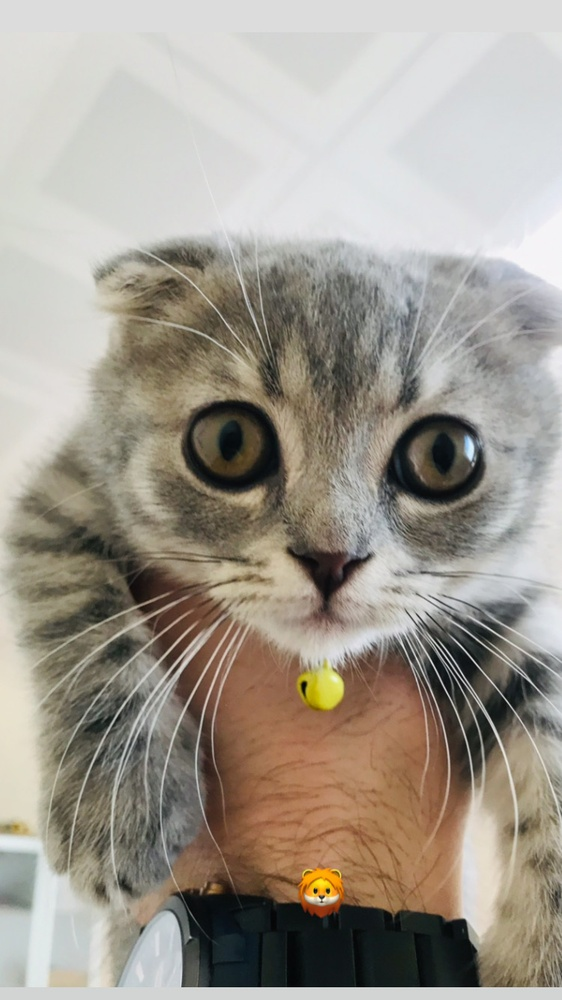
#> input picture resim_video_kayitlari/safi.JPG, 562 x 1000 px, shrunk from 750 x 1334 before the run, found by its file name
$ python resmi_ice_aktarma.py
#> lines starting #> are read from the running program, lines starting #| are printed output that depends on the picture
import cv2

##resim içe aktarma
img = cv2.imread("safi.JPG",0) #0 grey skcala 1 rgb olarak import etmemizi sağlar
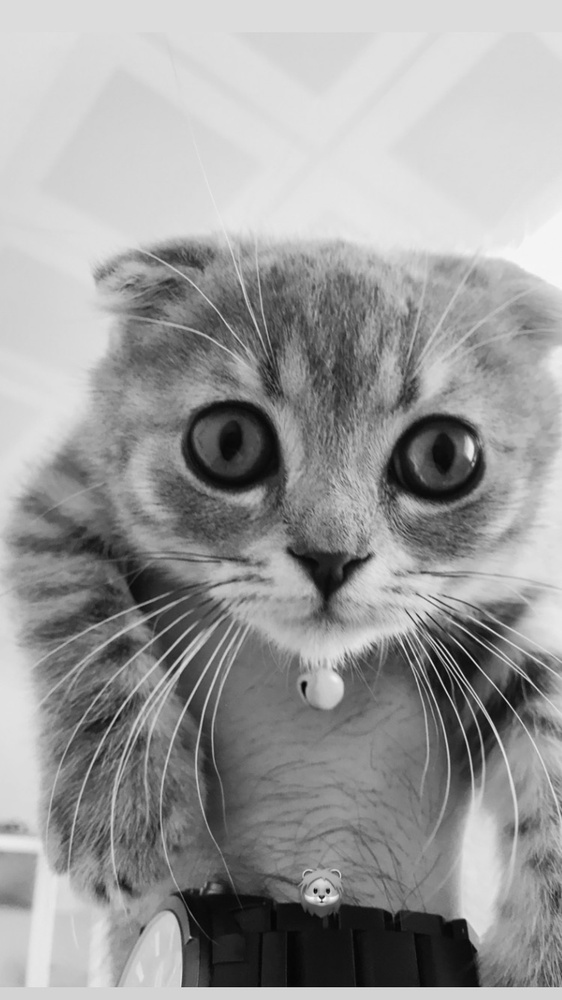
#> img: shape (1000, 562); min 0, max 247, mean 154.7
cv2.imshow("ilk Resim", img) #görsellestir
cv2.imwrite("safi_gray.jpg", img)
cv2.waitKey(0)
cv2.destroyAllWindows()
